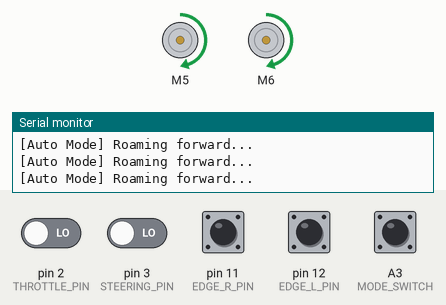
The sketch below on a simulated Arduino Uno, built with avr-gcc and run on an emulated ATmega328P. Shown: 2 × DC motor (green arrow = forward, orange = backward, longer = faster), the last lines printed to the serial monitor. Inputs (shaded band) come from the test bench; at power-on: A3 (MODE_SWITCH), pin 11 (EDGE_R_PIN), pin 12 (EDGE_L_PIN) HIGH, pin 2 (THROTTLE_PIN), pin 3 (STEERING_PIN) LOW.

Above: at 1.2 s.
1.3 s: pin 11 (EDGE_R_PIN) pulled LOW for 0.15 s
At 1.8 s:
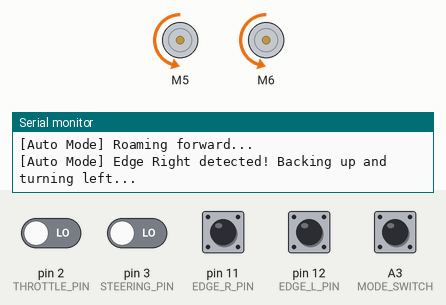
3.9 s: pin 12 (EDGE_L_PIN) pulled LOW for 3.2 s
At 4.9 s:
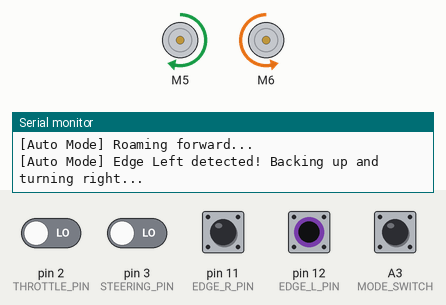
8.6 s: A3 (MODE_SWITCH) pulled LOW for 0.15 s
At 9.9 s:
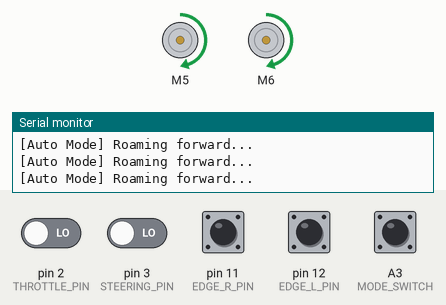
11.7 s: pin 11 (EDGE_R_PIN) pulled LOW for 1 s
At 12.6 s:
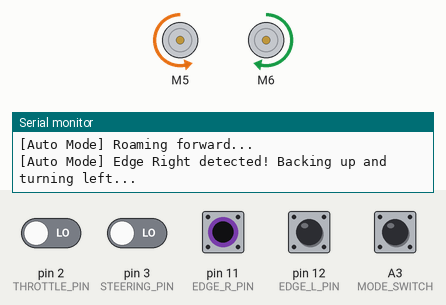
15.7 s: pin 2 (THROTTLE_PIN) driven HIGH and pin 11 (EDGE_R_PIN) driven LOW
At 16.2 s:
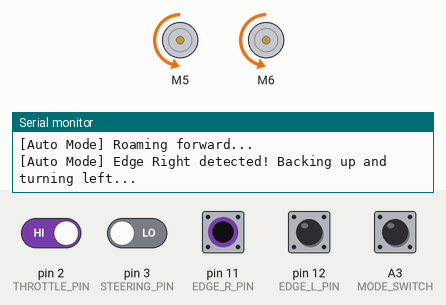
18.7 s: pin 11 (EDGE_R_PIN) driven HIGH
Timing chart, 0 to 21.5 s (numbered marks = the images above; inputs shaded):
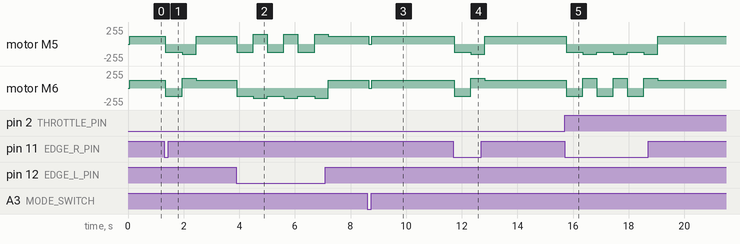

Measured:
- after the input at 1.3 s, motor M5: forward 120/255 → backward 120/255 after 0.05 s, → backward 150/255 0.60 s later, → forward 120/255 0.50 s later; motor M6: forward 120/255 → backward 120/255 after 0.05 s, → forward 150/255 0.60 s later, → forward 120/255 0.50 s later
- after the input at 3.9 s, motor M5: forward 120/255 → backward 120/255 at once, then repeats every 1.1 s: forward 150/255 0.50 s, backward 120/255 0.60 s; motor M6: forward 120/255 → backward 120/255 at once, then repeats every 1.1 s: backward 150/255 0.50 s, backward 120/255 0.60 s
- after the input at 8.6 s, motor M5, motor M6: forward 120/255 → stopped after 0.06 s, → forward 120/255 0.10 s later
- after the input at 11.7 s, motor M5: forward 120/255 → backward 120/255 at once, → backward 150/255 0.60 s later, → forward 120/255 0.50 s later; motor M6: forward 120/255 → backward 120/255 at once, → forward 150/255 0.60 s later, → forward 120/255 0.50 s later
- after the input at 15.7 s, motor M5: alternates backward 150/255 for 0.50 s and backward 120/255 for 0.60 s, starting after 0.05 s; motor M6: alternates forward 150/255 for 0.50 s and backward 120/255 for 0.60 s, starting after 0.05 s

The sketch:

07-hybrid-rc-autonomous-mode.ino
```cpp
/*******************************************************************************
 * 07 — Hybrid RC and Autonomous Mode
 * Cytron URC10 Sumo Robot Controller (RC Path)
 *
 * PURPOSE:
 * Implements mode switching using a toggle switch on pin A3 (digital input).
 * - Switch ON (LOW): Radio Controlled manual drive via Throttle (D2) & Steering (D3)
 * - Switch OFF (HIGH): Simplified autonomous edge-avoidance behavior using
 *   the edge sensors EDGE_L (D12) and EDGE_R (D11).
 *
 * SAFETY — BEFORE RUNNING THIS CODE:
 * 1. Lift the robot wheels off the ground.
 * 2. Confirm motor directions are correct before placing on the floor.
 * 3. Start at low speed (e.g. setSpeed(100)) before testing at full speed.
 * See safety-rules.md for full guidance.
 *
 * POWER & GND WARNING:
 * - Confirm your receiver's operating voltage (usually 5V).
 * - You MUST connect a common Ground (GND) wire between the receiver and URC10.
 * - Never reverse battery polarity on the URC10 power terminal (VM+ and GND).
 *
 * HARDWARE MAPPING:
 * - Throttle Input: D2
 * - Steering Input: D3 (Unplug Left Opponent IR Sensor)
 * - Mode Switch Input: A3 (INPUT_PULLUP, LOW = RC Mode, HIGH = Autonomous Mode)
 * - Left Floor/Edge Sensor: D12 (INPUT_PULLUP, active-low)
 * - Right Floor/Edge Sensor: D11 (INPUT_PULLUP, active-low)
 * - Motor Left  (Motor 1): PWM = D5, DIR = D4 (Reserved pins)
 * - Motor Right (Motor 2): PWM = D6, DIR = D7 (Reserved pins)
 * - Serial Monitor: Pins D0 and D1 are active for diagnostics. Do not write
 *   GPIO outputs to D0 and D1 (LED0 and LED1).
 *
 * MOTOR WIRING NOTE:
 * // NOTE: "Forward" assumes default motor wiring on the URC10.
 * // If a motor spins the wrong way, swap its two wires on the motor terminal.
 *******************************************************************************/

#include <CytronMotorDriver.h>

// --- Pin Definitions ---
#define THROTTLE_PIN   2   // RC Throttle input
#define STEERING_PIN   3   // RC Steering input
#define MODE_SWITCH    A3  // Switch to toggle modes (INPUT_PULLUP)
#define EDGE_L_PIN     12  // Left floor/edge sensor (active-low)
#define EDGE_R_PIN     11  // Right floor/edge sensor (active-low)
#define SERIAL_BAUD    9600
#define PULSE_TIMEOUT  25000

// --- RC Calibration Constants ---
#define RC_MIN         1000
#define RC_NEUTRAL     1500
#define RC_MAX         2000
#define RC_DEADBAND    50
#define MOTOR_MAX      255
#define SAFE_MIN       900
#define SAFE_MAX       2100

// --- Autonomous Speed Constants ---
#define AUTO_DRIVE_SPEED 120  // Slow, safe speed for autonomous roaming
#define AUTO_TURN_SPEED  150  // Speed used during edge turn recovery
#define AUTO_REVERSE_MS  600  // Duration in milliseconds to reverse away from edge
#define AUTO_TURN_MS     500  // Duration in milliseconds to turn away from edge

// --- Motor Objects ---
CytronMD motorL(PWM_DIR, 5, 4);
CytronMD motorR(PWM_DIR, 6, 7);

// Declare function prototypes
int mapRcChannel(unsigned long pulse, int deadband);
void runRcMode();
void runAutonomousMode();

/*******************************************************************************
 * setup()
 * Runs once on power-up. Configures inputs, stops motors, and starts Serial.
 *******************************************************************************/
void setup() {
  // Config RC pins and mode switch
  pinMode(THROTTLE_PIN, INPUT);
  pinMode(STEERING_PIN, INPUT);
  pinMode(MODE_SWITCH,  INPUT_PULLUP);

  // Config edge sensor pins
  pinMode(EDGE_L_PIN, INPUT_PULLUP);
  pinMode(EDGE_R_PIN, INPUT_PULLUP);

  // Stop both motors immediately — safety first.
  motorL.setSpeed(0);
  motorR.setSpeed(0);

  // Start Serial for monitoring mode transitions
  Serial.begin(SERIAL_BAUD);
  Serial.println("--- Cytron URC10 Hybrid RC/Auto Mode ---");
  Serial.println("A3 Switch LOW (Closed) = RC Mode");
  Serial.println("A3 Switch HIGH (Open)  = Autonomous Mode");
}

/*******************************************************************************
 * loop()
 * Checks mode switch on A3 and runs the corresponding behavior function.
 *******************************************************************************/
void loop() {
  // Read mode switch (A3). Since it has an internal pullup:
  // - If connected to GND (switch closed): reads LOW.
  // - If disconnected (switch open): reads HIGH.
  if (digitalRead(MODE_SWITCH) == LOW) {
    runRcMode();
  } else {
    runAutonomousMode();
  }
}

/*******************************************************************************
 * runRcMode()
 * Executes standard RC drive logic with arcade mixing and failsafe.
 *******************************************************************************/
void runRcMode() {
  unsigned long throttlePulse = pulseIn(THROTTLE_PIN, HIGH, PULSE_TIMEOUT);
  unsigned long steeringPulse = pulseIn(STEERING_PIN, HIGH, PULSE_TIMEOUT);

  // Signal-loss Failsafe
  if (throttlePulse == 0 || steeringPulse == 0 ||
      throttlePulse < SAFE_MIN || throttlePulse > SAFE_MAX ||
      steeringPulse < SAFE_MIN || steeringPulse > SAFE_MAX) {
    motorL.setSpeed(0);
    motorR.setSpeed(0);
    Serial.println("[RC Mode] WARNING: Signal lost! Motors halted.");
    delay(100);
    return;
  }

  // Parse pulse widths with deadband
  int throttleSpeed = mapRcChannel(throttlePulse, RC_DEADBAND);
  int steeringSpeed = mapRcChannel(steeringPulse, RC_DEADBAND);

  // Arcade mixing
  int leftMotorSpeed = throttleSpeed + steeringSpeed;
  int rightMotorSpeed = throttleSpeed - steeringSpeed;

  // Constrain limits
  leftMotorSpeed = constrain(leftMotorSpeed, -MOTOR_MAX, MOTOR_MAX);
  rightMotorSpeed = constrain(rightMotorSpeed, -MOTOR_MAX, MOTOR_MAX);

  // Drive motors
  motorL.setSpeed(leftMotorSpeed);
  motorR.setSpeed(rightMotorSpeed);

  Serial.print("[RC Mode] Left: ");
  Serial.print(leftMotorSpeed);
  Serial.print(" | Right: ");
  Serial.println(rightMotorSpeed);

  delay(20);
}

/*******************************************************************************
 * runAutonomousMode()
 * Runs simplified edge-avoidance behavior.
 * Drives forward until an edge is detected, then backs up and turns.
 *******************************************************************************/
void runAutonomousMode() {
  // Read edge sensors (INPUT_PULLUP, active-low: LOW = white edge detected)
  bool edgeLeft = (digitalRead(EDGE_L_PIN) == LOW);
  bool edgeRight = (digitalRead(EDGE_R_PIN) == LOW);

  // -----------------------------------------------------------------------
  // Edge Detection Actions:
  // If either edge sensor is triggered, the robot must back up and turn away.
  // -----------------------------------------------------------------------
  if (edgeLeft) {
    Serial.println("[Auto Mode] Edge Left detected! Backing up and turning right...");

    // Step 1: Stop and reverse
    motorL.setSpeed(-AUTO_DRIVE_SPEED);
    motorR.setSpeed(-AUTO_DRIVE_SPEED);
    delay(AUTO_REVERSE_MS);

    // Step 2: Spin turn right
    motorL.setSpeed(AUTO_TURN_SPEED);
    motorR.setSpeed(-AUTO_TURN_SPEED);
    delay(AUTO_TURN_MS);

    // Step 3: Stop
    motorL.setSpeed(0);
    motorR.setSpeed(0);

  } else if (edgeRight) {
    Serial.println("[Auto Mode] Edge Right detected! Backing up and turning left...");

    // Step 1: Stop and reverse
    motorL.setSpeed(-AUTO_DRIVE_SPEED);
    motorR.setSpeed(-AUTO_DRIVE_SPEED);
    delay(AUTO_REVERSE_MS);

    // Step 2: Spin turn left
    motorL.setSpeed(-AUTO_TURN_SPEED);
    motorR.setSpeed(AUTO_TURN_SPEED);
    delay(AUTO_TURN_MS);

    // Step 3: Stop
    motorL.setSpeed(0);
    motorR.setSpeed(0);

  } else {
    // No edge detected: drive forward slowly
    motorL.setSpeed(AUTO_DRIVE_SPEED);
    motorR.setSpeed(AUTO_DRIVE_SPEED);

    Serial.println("[Auto Mode] Roaming forward...");
    delay(50); // Small delay to prevent polling overload
  }
}

/*******************************************************************************
 * mapRcChannel(unsigned long pulse, int deadband)
 * Maps an RC pulse width (1000 - 2000 us) to motor speed (-255 to 255).
 * Applies a deadband around the center (1500 us). Returns 0 if in deadband.
 *******************************************************************************/
int mapRcChannel(unsigned long pulse, int deadband) {
  if (pulse == 0) return 0;

  long deviation = (long)pulse - RC_NEUTRAL;

  if (abs(deviation) < deadband) {
    return 0;
  }

  int mappedSpeed;
  if (deviation > 0) {
    mappedSpeed = map(pulse, RC_NEUTRAL + deadband, RC_MAX, 0, MOTOR_MAX);
  } else {
    mappedSpeed = map(pulse, RC_MIN, RC_NEUTRAL - deadband, -MOTOR_MAX, 0);
  }

  return constrain(mappedSpeed, -MOTOR_MAX, MOTOR_MAX);
}
```
